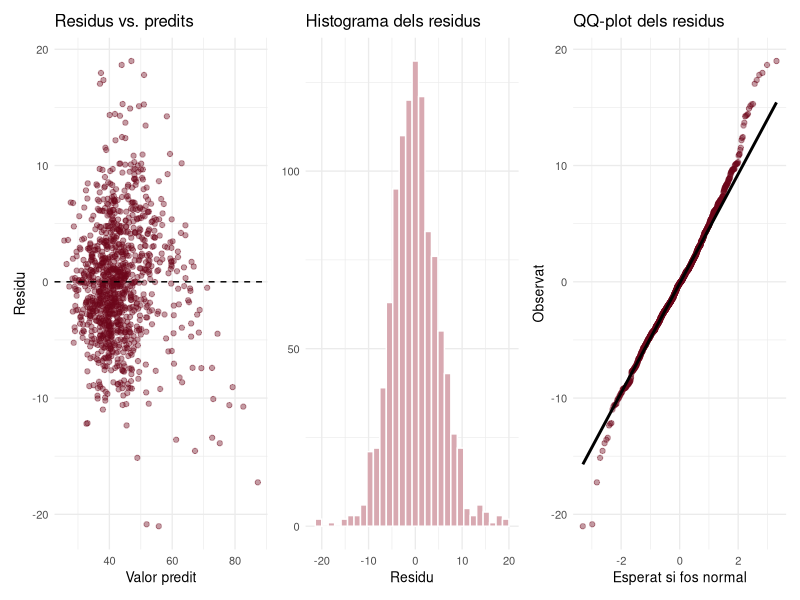
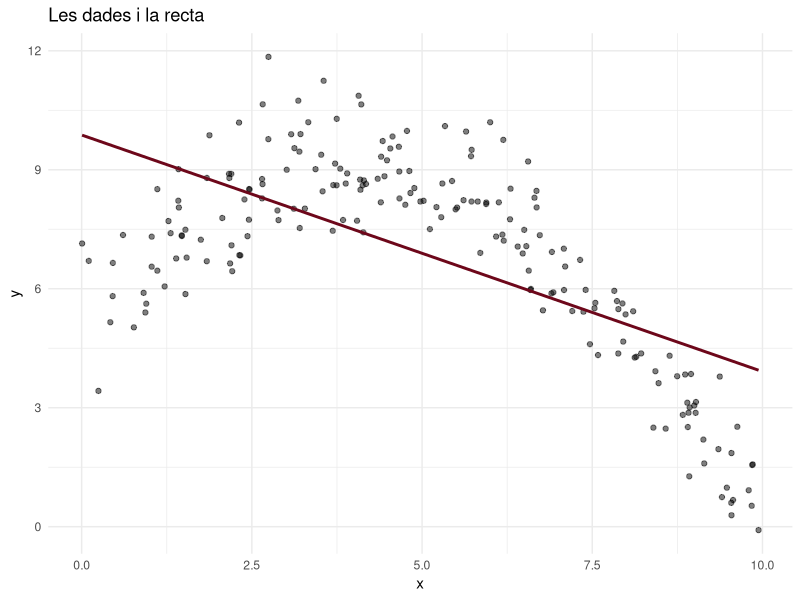
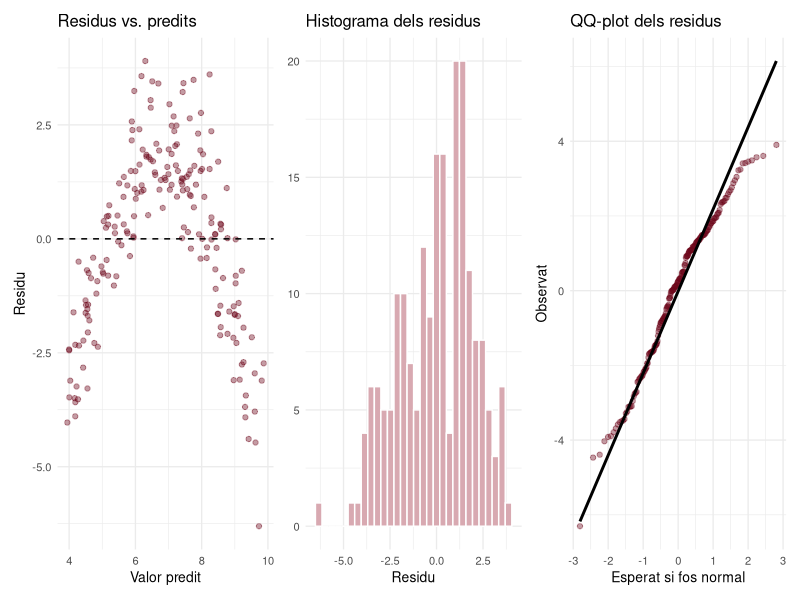
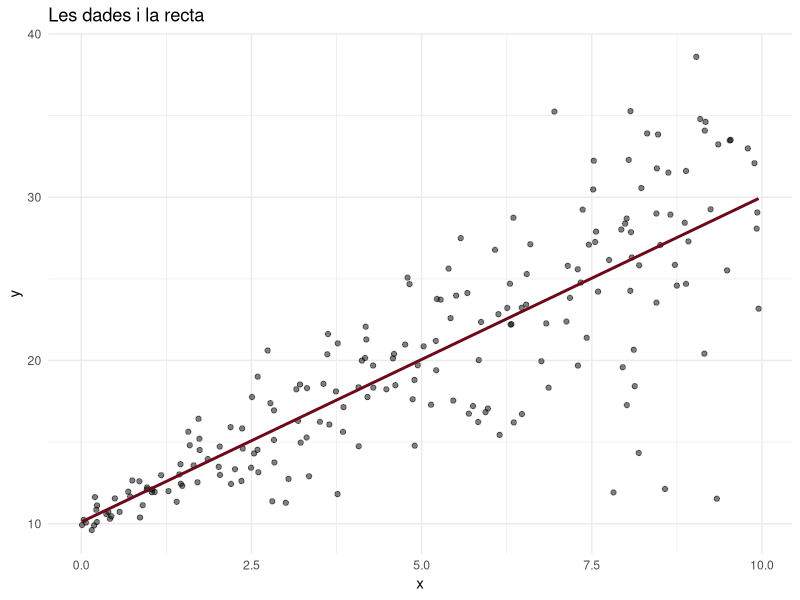
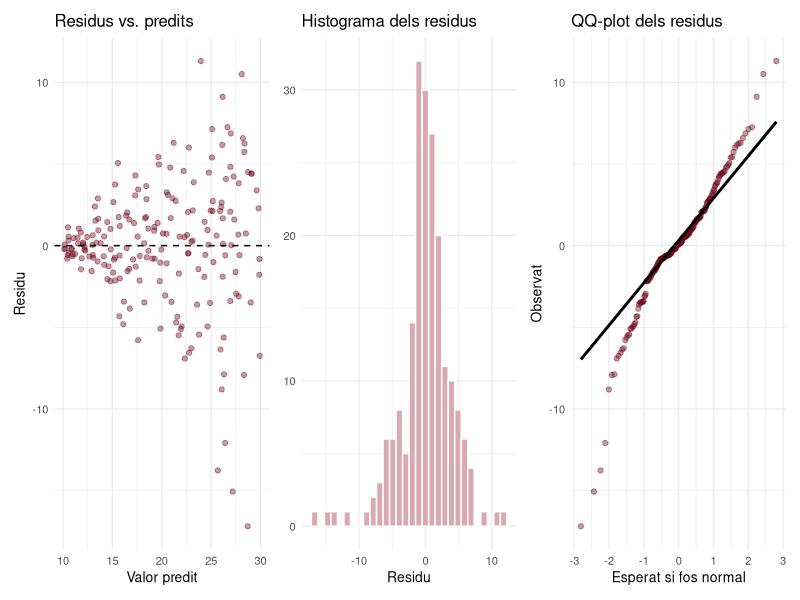
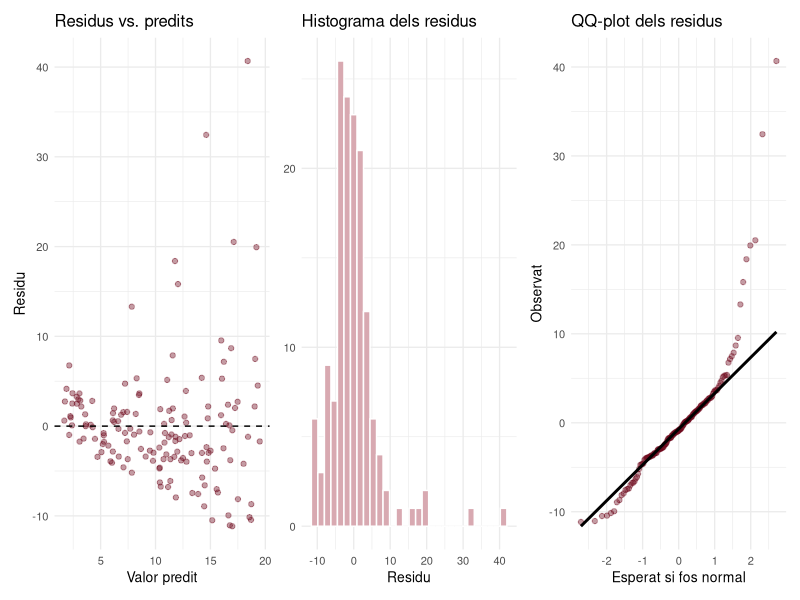
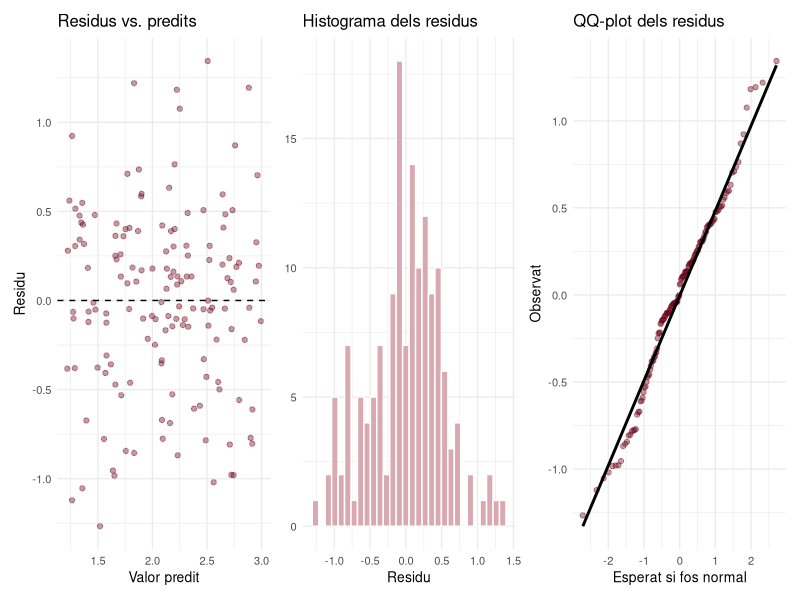

These figures' R source, in order:
## ---- chunk 1
set.seed(123)
library(tidyverse)
library(patchwork)

bordeus      <- "#6D071A"
bordeus_clar <- "#D8A9B1"

seccions <- read_csv2("../dades/seccions_censals.csv", show_col_types = FALSE)
bcn <- seccions |> filter(municipi == "Barcelona")

# Els tres gràfics de diagnosi d'un model, un al costat de l'altre
diagnosi <- function(model, titol = NULL) {
  d <- tibble(predit = fitted(model), residu = resid(model))

  g1 <- ggplot(d, aes(x = predit, y = residu)) +
    geom_point(alpha = 0.4, color = bordeus) +
    geom_hline(yintercept = 0, linetype = "dashed") +
    labs(title = "Residus vs. predits", x = "Valor predit", y = "Residu")

  g2 <- ggplot(d, aes(x = residu)) +
    geom_histogram(bins = 30, fill = bordeus_clar, color = "white") +
    labs(title = "Histograma dels residus", x = "Residu", y = NULL)

  g3 <- ggplot(d, aes(sample = residu)) +
    stat_qq(alpha = 0.4, color = bordeus) +
    stat_qq_line(linewidth = 1) +
    labs(title = "QQ-plot dels residus", x = "Esperat si fos normal", y = "Observat")

  (g1 + g2 + g3) & theme_minimal(base_size = 10)
}
## ---- chunk 2
#| fig-height: 3.2
model_bcn <- lm(abstencio ~ perc_atur, data = bcn)
diagnosi(model_bcn)
## ---- chunk 3
#| fig-height: 3.2
corba <- tibble(x = runif(200, 0, 10)) |>
  mutate(y = 5 + 2 * x - 0.25 * x^2 + rnorm(200, 0, 1))

ggplot(corba, aes(x = x, y = y)) +
  geom_point(alpha = 0.5) +
  geom_smooth(method = "lm", se = FALSE, color = bordeus) +
  labs(title = "Les dades i la recta") +
  theme_minimal()

diagnosi(lm(y ~ x, data = corba))
## ---- chunk 4
#| fig-height: 3.2
embut <- tibble(x = runif(200, 0, 10)) |>
  mutate(y = 10 + 2 * x + rnorm(200, 0, 0.5 + 0.6 * x))

ggplot(embut, aes(x = x, y = y)) +
  geom_point(alpha = 0.5) +
  geom_smooth(method = "lm", se = FALSE, color = bordeus) +
  labs(title = "Les dades i la recta") +
  theme_minimal()

diagnosi(lm(y ~ x, data = embut))
## ---- chunk 5
#| fig-height: 3.2
asimetrica <- tibble(x = runif(150, 1, 10)) |>
  mutate(y = exp(1 + 0.2 * x + rnorm(150, 0, 0.5)))

diagnosi(lm(y ~ x, data = asimetrica))
## ---- chunk 6
#| fig-height: 3.2
asimetrica <- asimetrica |>
  mutate(log_y = log(y))

diagnosi(lm(log_y ~ x, data = asimetrica))
